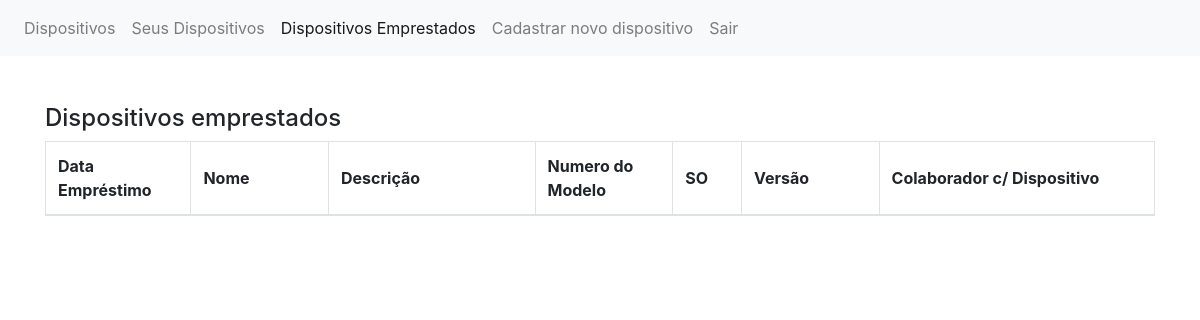
Before: /dispositivos_emprestados/ (signed in) with the older database file.
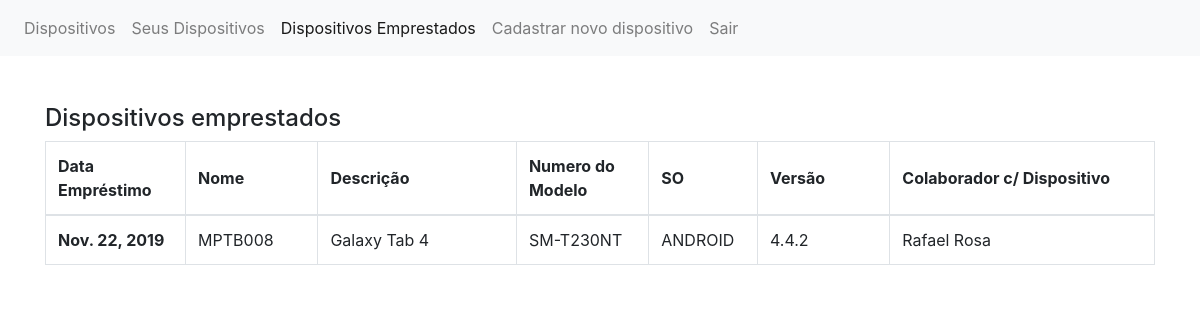
After: the same page with the newer database file.
### dispositivos/models.py (models this page shows)
class DispositivosColaborador(models.Model):
    dispositivo = models.ForeignKey(Dispositivos, on_delete=models.DO_NOTHING)
    colaborador = models.ForeignKey('colaboradores.Colaborador', on_delete=models.DO_NOTHING)
    data_de_emprestimo = models.DateField()
    data_de_devolucao = models.DateTimeField(null=True)
    ultima_alteracao = models.DateTimeField(null=True)

class Dispositivos(models.Model):
    os = models.CharField(max_length=10, null=False)
    nome = models.CharField(max_length=30)
    descricao = models.CharField(max_length=30)
    numeromodelo = models.CharField(max_length=30, default='NULL')
    versao = models.CharField(max_length=10)
    disponivel = models.BooleanField(default=True)
    excluido = models.BooleanField(default=False)
    ultima_alteracao = models.DateTimeField(null=True)

### colaboradores/models.py (models this page shows)
class Colaborador(models.Model):
    user = models.ForeignKey('auth.User', on_delete=models.DO_NOTHING)
    nome = models.CharField(max_length=100)
    email = models.CharField(max_length=100)
    area = models.CharField(max_length=20)
    excluido = models.BooleanField(default=False)
    admin = models.BooleanField(default=False)
    ultima_alteracao = models.DateTimeField(null=True)

### dispositivos/views.py (the view)
# urls.py: path('dispositivos_emprestados/', ListarDispositivosEmprestados.as_view(),
class ListarDispositivosEmprestados(LoginRequiredMixin, View):
    def get(self, request):
        usuario_logado_id = request.user.id
        colaborador_logado = Colaborador.objects.get(user_id=usuario_logado_id)
        vinculos = busca_dispostivos_emprestados()
        return render(request, 'listar_dispositivos_emprestados.html', {'vinculos': vinculos, 'colaborador_logado': colaborador_logado})

### dispositivos/gateway.py (called while the page is built)
def busca_dispostivos_emprestados():
    return DispositivosColaborador.objects.select_related('dispositivo') \
        .filter(data_de_devolucao__isnull=True,
                dispositivo__disponivel=False)

### templates/listar_dispositivos_emprestados.html (shortened to what this page needs)
{% extends 'base.html' %}
{% block active_listar_dispositivos_emprestados %}active{% endblock %}
{% block body %}
    <br><br>
    <div class="container">
    <h4> Dispositivos emprestados</h4>
        <table class="table table-bordered table-hover">
          <thead>
            <tr>
              <th width="10%" scope="col" class="align-middle">Data Empréstimo</th>
              <th width="10%" scope="col" class="align-middle">Nome</th>
              <th width="15%" scope="col" class="align-middle">Descrição</th>
              <th width="10%" scope="col" class="align-middle">Numero do Modelo</th>
              <th width="5%" scope="col" class="align-middle">SO</th>
              <th width="10%" scope="col" class="align-middle">Versão</th>
              <th width="20%" scope="col" class="align-middle">Colaborador c/ Dispositivo</th>
            </tr>
          </thead>
          <tbody>
            {% for vinculo in vinculos %}
                <tr>
                  <th scope="row" class="align-middle">{{ vinculo.data_de_emprestimo }}</th>
                  <td  class="align-middle">{{ vinculo.dispositivo.nome }}</td>
                  <td  class="align-middle">{{ vinculo.dispositivo.descricao }}</td>
                  <td  class="align-middle">{{ vinculo.dispositivo.numeromodelo }}</td>
                  <td  class="align-middle">{{ vinculo.dispositivo.os }}</td>
                  <td  class="align-middle">{{ vinculo.dispositivo.versao }}</td>
                  <td  class="align-middle">{{ vinculo.colaborador.nome }}</td>
            {% endfor %}
        </table>
    </div>
{% endblock %}

Changed rows visible on the page:
added DispositivosColaborador: data_de_emprestimo "Nov. 22, 2019", dispositivo.nome "MPTB008", dispositivo.descricao "Galaxy Tab 4", dispositivo.numeromodelo "SM-T230NT", dispositivo.os "ANDROID", dispositivo.versao "4.4.2", colaborador.nome "Rafael Rosa"
